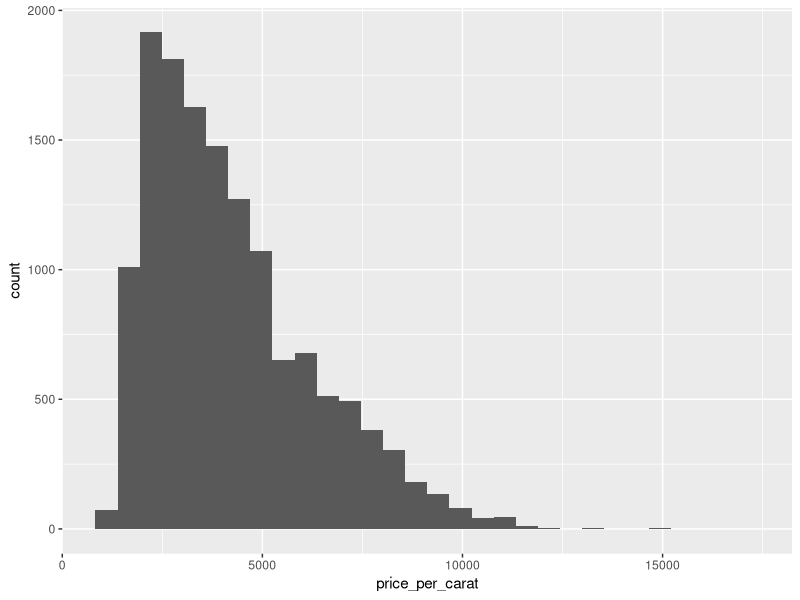

Write the R code that produced this figure.
## ---- chunk 1
knitr::opts_chunk$set(echo = TRUE)
## ---- chunk 2
library(tidyverse)
library(dplyr)
diamonds
## ---- chunk 3
filter(diamonds, price >= 10000)
## ---- chunk 4
filter(diamonds, price >10000 & clarity %in% c("VVS1", "IF"))

## ---- chunk 5
select(diamonds, carat, cut, color, clarity)

## ---- chunk 6

arrange(diamonds,carat)

## ---- chunk 7
arrange(diamonds, desc(carat))

## ---- chunk 8
arrange(diamonds, desc(x))
## ---- chunk 9
mutate(diamonds, price_per_carat = price/carat)

## ---- chunk 10
mutate(diamonds, fancy_diamond = price/carat > 10000)

## ---- chunk 11
mutate(diamonds, 
       value =
         case_when(
           carat > 2 & price < 5000 ~ "good", # if carat > 2 and price < 5000, then good
           carat > 1 & price < 2500 ~ "ok", # if carat > 1 and price < 2500, then ok
           TRUE ~ "bad" # otherwise, bad
           )
       )
## ---- chunk 12
summarise(diamonds, num_fancy_diamonds = sum(price/carat > 10000), mean_diamond_price = mean(price))

## ---- chunk 13
summarise(diamonds, num_cheap_diamonds = sum(carat >= 1 & price < 1000), mean_diamond_price = mean(price))
## ---- chunk 14
diamonds %>% # pipe in the data
filter(cut == "Premium") %>% # restrict to premium cut diamonds
mutate(price_per_carat = price/carat) %>% # add price_per_carat variable
arrange(desc(price_per_carat)) # sort based on price_per_carat

## ---- chunk 15
diamonds %>% # pipe in the data
filter(cut == "Premium") %>% # restrict to premium cut diamonds
mutate(price_per_carat = price/carat) %>% # add price_per_carat variable
ggplot() + # start a ggplot
geom_histogram(aes(x = price_per_carat))
## ---- chunk 16
diamonds %>%
  filter(carat >= 1) %>%
  summarise(mean_price_one_carat = mean(price))
## ---- chunk 17
diamonds %>% 
group_by(cut) %>% 
summarise(max_price = max(price))

## ---- chunk 18
diamonds %>% # pipe in the data
group_by(cut, clarity) %>% # group by both cut and clarity
summarise(max_price = max(price))
## ---- chunk 19
diamonds %>% # pipe in the data
group_by(cut, clarity) %>% # group by both cut and clarity
summarise(max_price = max(price)) %>% # find the max price for each group
ungroup()

## ---- chunk 20
count(diamonds, cut)
## ---- chunk 21
diamonds %>%
  group_by(cut) %>%
  summarise(count = n())

## ---- chunk 22
diamonds %>%
  summarise(min_price = min(price))

## ---- chunk 23
diamonds %>%
  arrange(price) %>%
  head(1)
## ---- chunk 24
diamonds %>%
  filter(x >= 1.5 * y) %>%
  summarise(count = n())
## ---- chunk 25
diamonds %>%
  filter(color %in% c("D", "E", "F", "G")) %>%
  group_by(cut) %>%
  summarise(median_carat = median(carat))
